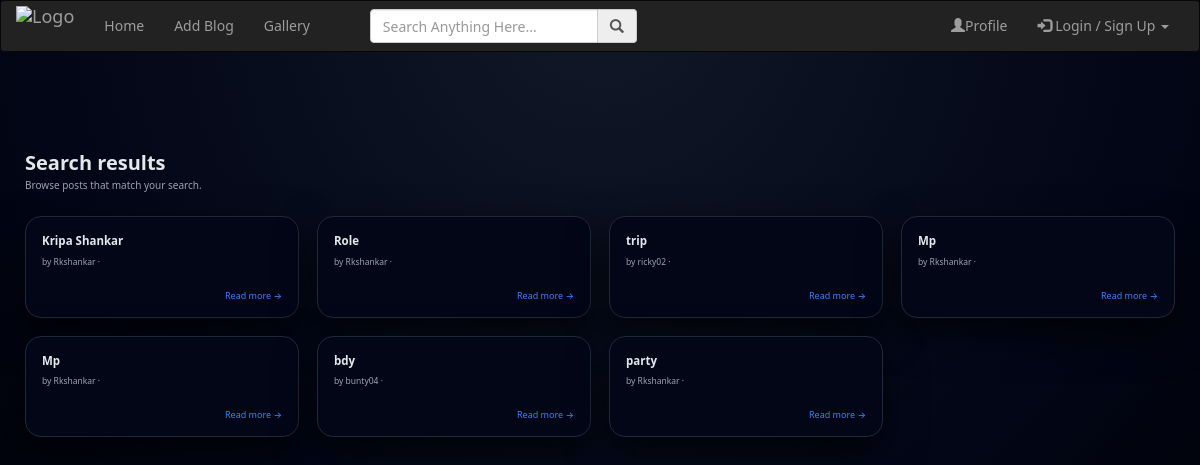
The app's page /search/, older data.
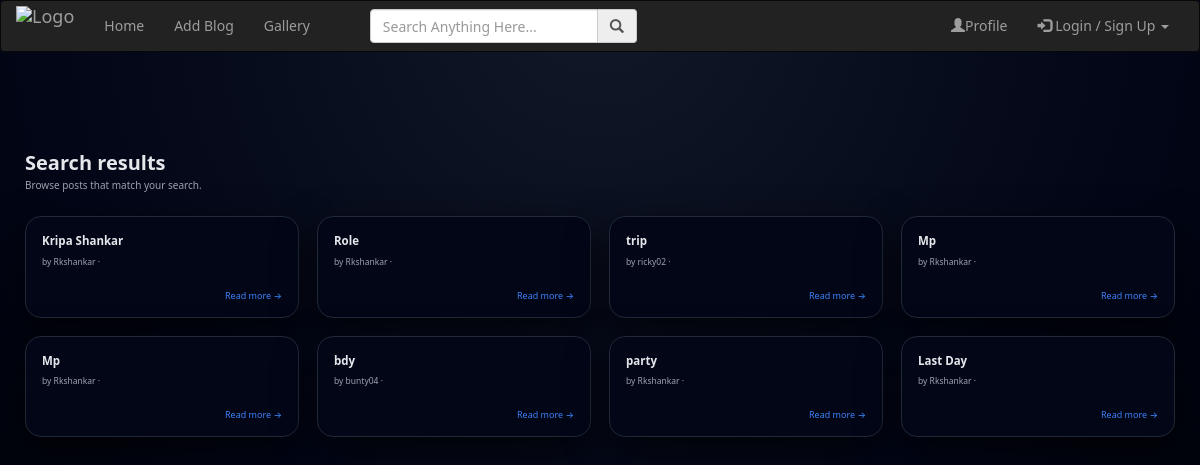
The same page, newer data.
### accounts/models.py (models this page shows, shortened)
class Blog(models.Model):
    user =  models.ForeignKey(User, on_delete=models.CASCADE)
    name = models.CharField(max_length=50,null=False,blank=False)
    messeage = models.TextField(max_length = 100)
    image = models.ImageField(upload_to="image/", height_field=None, width_field=None, max_length=None)

### accounts/views.py (the view)
# urls.py: path("search/", views.search, name="search"),
def search(request):
    quary = request.GET.get("search","")
    results = Blog.objects.filter(Q(name__icontains = quary) | Q(user__username__icontains = quary))
    if results:
         messages.info(request,"Searched Blog")
    else:
        messages.info(request,"No result found")
    return render(request,"search.html",{"results":results})

### accounts/templates/search.html (shortened to what this page needs)
{% extends 'base.html' %}
{% load static %}
{% block content %}
<div class="search-section">
    <div class="search-container">
        <div class="search-heading">
            <h2>Search results</h2>
            <p>Browse posts that match your search.</p>
        </div>
        {% if results %}
            <div class="search-grid">
                {% for blog in results %}
                    <div class="search-card">
                        <div class="search-card-title">{{ blog.name }}</div>
                        <div class="search-card-meta">
                            by {{ blog.user.username }} · {{ blog.created_at|date:"M d, Y" }}
                        </div>
                        <div class="search-card-footer">
                            <a href="{% url 'blog_detail' blog.id %}" class="search-card-link">
                                Read more →
                            </a>
                        </div>
                    </div>
                {% endfor %}
            </div>
        {% else %}
            <div class="search-empty">
                <h3>No results found</h3>
                <p>Try different keywords or check your spelling.</p>
            </div>
        {% endif %}
    </div>
</div>
{% endblock content %}

Row changes from the older to the newer data that the page shows:
added Blog: name "Last Day", user.username "Rkshankar"
